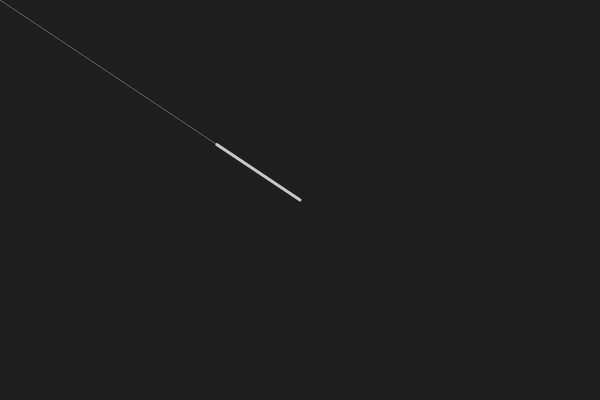
Frame 1 (no input)
Frame 60 (no input): identical to frame 1, image omitted
Frame 120 (the mouse pressed at the canvas centre since frame 60): blank canvas, image omitted

The p5.js sketch that drew this single still picture (run headless with seeded random() and noise() and a simulated clock; from frame 60 on, the mouse is pressed at the canvas centre):

// p5.js sketch
// ── sketch.js
let centerVector;
let mouseVector;

function setup() {
    // Runs once
    createCanvas(600, 400); // width, height
    centerVector = createVector(width/2, height/2);
}

function draw() {
    // Runs every frame (default ~60 fps)
    background(30);
    mouseVector = createVector(mouseX, mouseY);

    const displayVector = p5.Vector.sub(mouseVector, centerVector);
    const directionVector = p5.Vector.normalize(displayVector);
    // This is the direction, but scaled for the display purpose.
    const normalizedDisplayVector = p5.Vector.mult(directionVector, 100);

    push();
    translate(centerVector);

    stroke(100);
    line(0, 0, displayVector.x, displayVector.y);

    stroke(200);
    strokeWeight(3);
    line(0, 0, normalizedDisplayVector.x, normalizedDisplayVector.y);

    pop();
}
